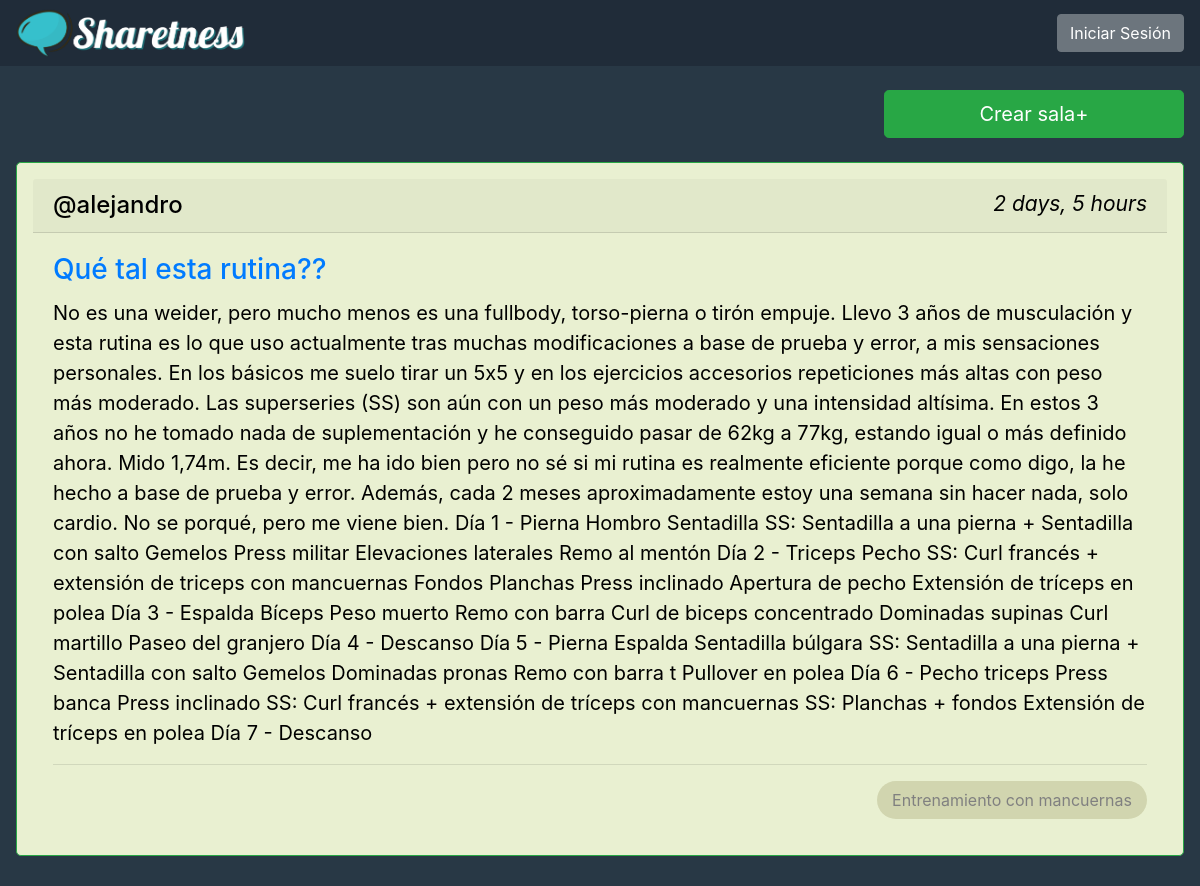
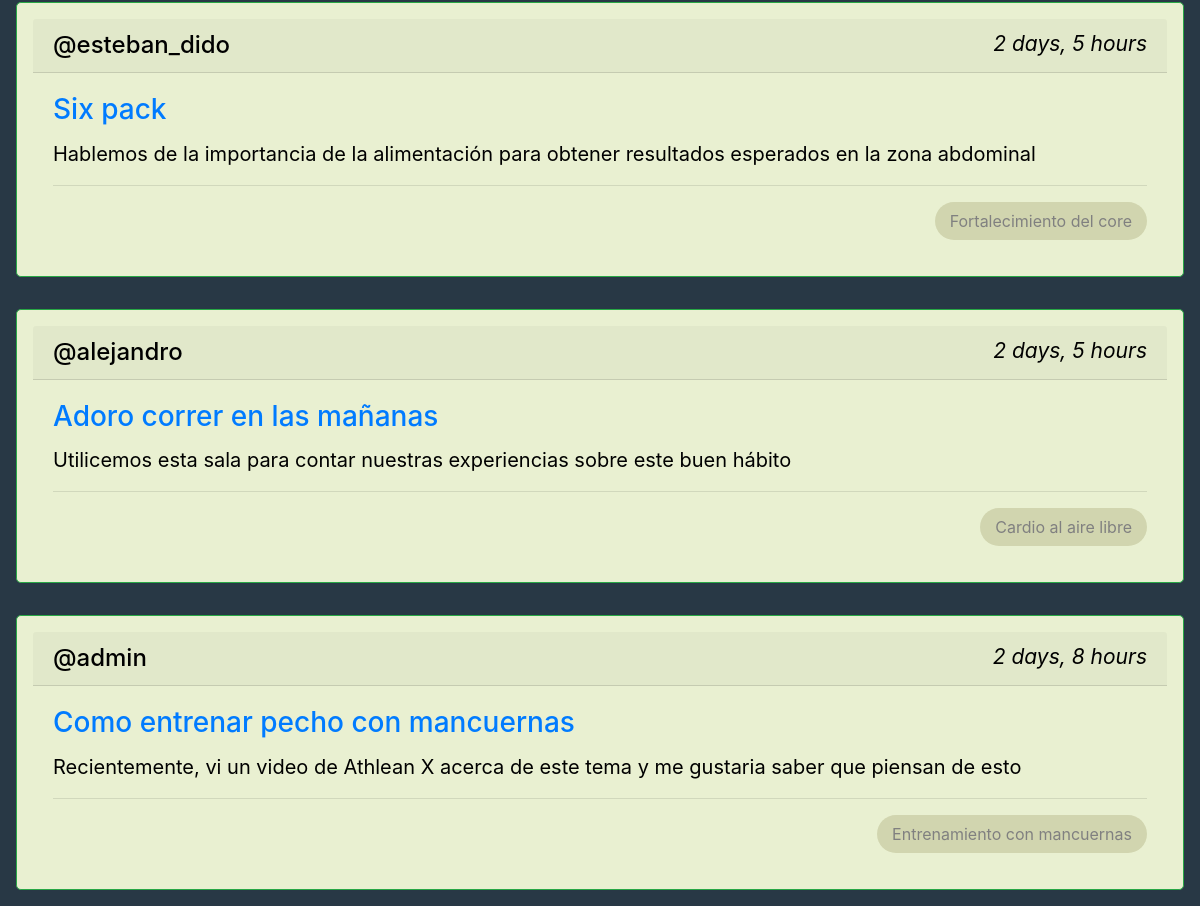
The app's page /, older data (2 pictures, top to bottom).
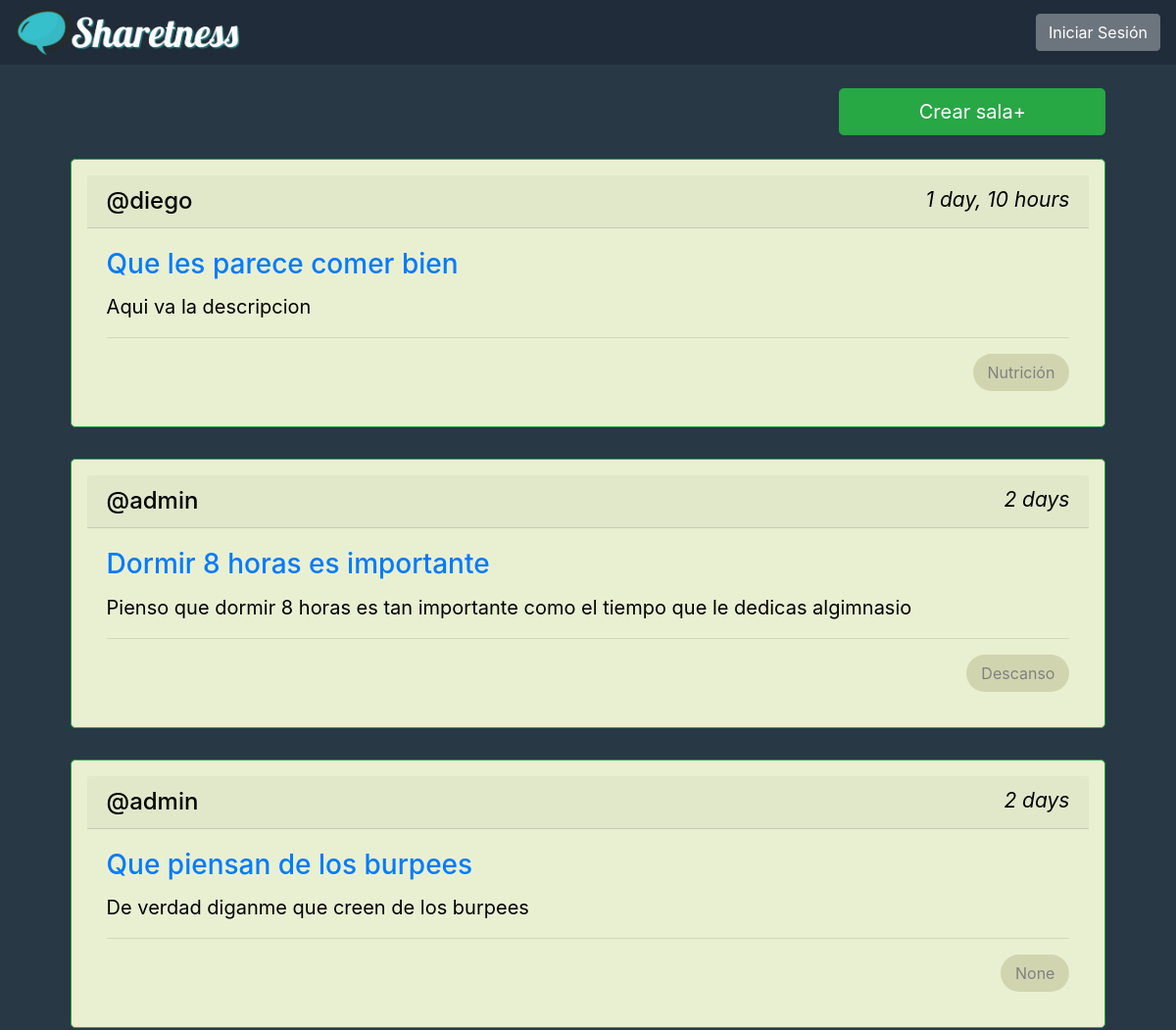
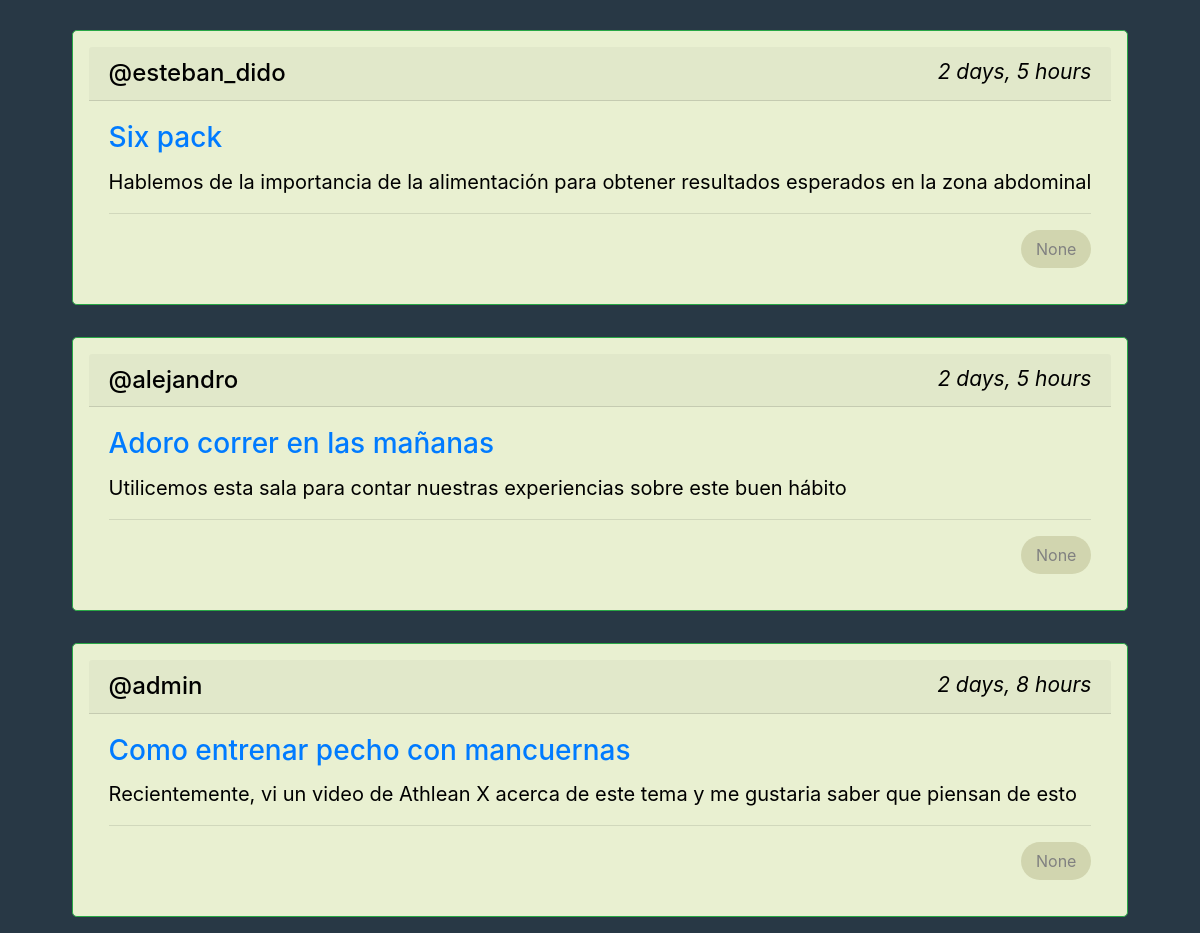
The same page, newer data (2 pictures, top to bottom).
### forum/models.py (models this page shows, shortened)
class Room(models.Model):
    host = models.ForeignKey(User, on_delete=models.SET_NULL, null=True)
    topic = models.ForeignKey(Topic, on_delete=models.SET_NULL, null=True)
    name = models.CharField(max_length=200)
    description =models.TextField(null=True, blank=True)
    update = models.DateTimeField(auto_now=True)
    created = models.DateTimeField(auto_now_add=True)
    class Meta:
        ordering = ['-update', '-created']

class Topic(models.Model):
    name = models.CharField(max_length=200)
    def __str__(self):
        return self.name

### forum/views.py (the view)
# urls.py: path('', views.home, name="home"),
def home(request):
    rooms = Room.objects.all()
    context = {'rooms': rooms}
    return render(request, 'forum/home.html', context)

### forum/templates/forum/home.html (shortened to what this page needs)
{% extends 'main.html' %}
{% block content %}
    <div class=" d-flex flex-column justify-content-center align-items-center">
        {% include 'forum/feed_component.html' %}
    </div>
{% endblock content %}

### forum/templates/forum/feed_component.html (shortened to what this page needs)
<div class="room-container d-flex flex-column">
    <a href={% url 'create-room' %} class="h4 btn btn-success btn-lg create__button w-25 align-self-end mt-4 mb-2">Crear sala+</a>
    {% for room in rooms %}
    <div class="card room__box border border-success m-3 rounded-lg p-3">
        <h4 class="card-header">
            <span style="color:black">@{{ room.host.username }}</span>
            <small style="color:black" class="font-italic">{{ room.created|timesince }}</small>
        </h4>
        <div class="card-body">
            <h3 class="card-title"><a href="/room/{{room.id}}">{{ room.name }}</a></h3>
            <p class="card-text" style="color:black; font-size:20px">{{ room.description }}</p>
        <hr>
        <div class="d-flex">
            <div class="room__topic ml-auto align-self-center">{{ room.topic }}</div>
        </div>
        </div>
    </div>
    {% endfor %}
</div>

Row changes from the older to the newer data that the page shows:
removed Room: host.username "alejandro", created "2 days, 5 hours", name "Qué tal esta rutina??", description "No es una weider, pero mucho menos es una fullbody, torso-pierna o tirón empuje. Llevo 3 años de musculación y esta rutina es lo que uso actualmente tras muchas modificaciones a base de prueba y error, a mis sensaciones personales. En los básicos me suelo tirar un 5x5 y en los ejercicios accesorios repeticiones más altas con peso más moderado. Las superseries (SS) son aún con un peso más moderado y una intensidad altísima. En estos 3 años no he tomado nada de suplementación y he conseguido pasar de 62kg a 77kg, estando igual o más definido ahora. Mido 1,74m. Es decir, me ha ido bien pero no sé si mi rutina es realmente eficiente porque como digo, la he hecho a base de prueba y error.…", topic "Entrenamiento con mancuernas"
added Room: host.username "diego", created "1 day, 10 hours", name "Que les parece comer bien", description "Aqui va la descripcion", topic "Nutrición"
added Room: host.username "admin", created "2 days", name "Dormir 8 horas es importante", description "Pienso que dormir 8 horas es tan importante como el tiempo que le dedicas algimnasio", topic "Descanso"
added Room: host.username "admin", created "2 days", name "Que piensan de los burpees", description "De verdad diganme que creen de los burpees", topic "None"
changed Room "Six pack": topic "Fortalecimiento del core" → "None"
changed Room "Adoro correr en las mañanas": topic "Cardio al aire libre" → "None"
changed Room "Como entrenar pecho con mancuernas": topic "Entrenamiento con mancuernas" → "None"
